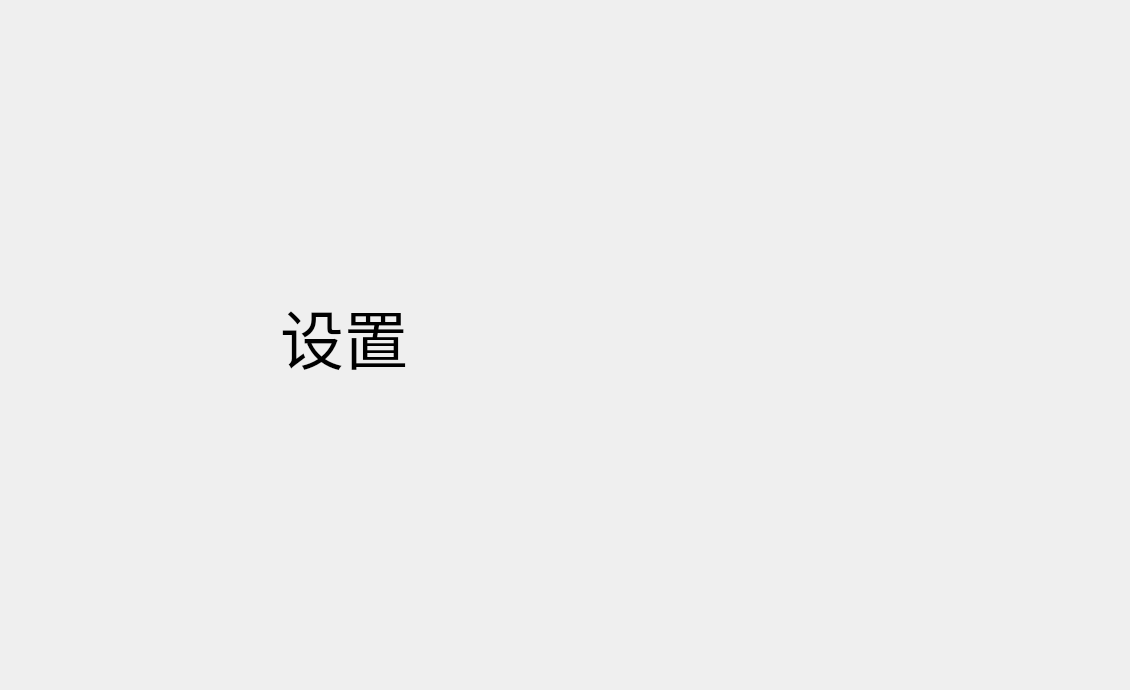
<?xml version="1.0" encoding="UTF-8"?>
<ui version="4.0">
 <class>SetUpClass</class>
 <widget class="QWidget" name="SetUpClass">
  <property name="geometry">
   <rect>
    <x>0</x>
    <y>0</y>
    <width>1130</width>
    <height>690</height>
   </rect>
  </property>
  <property name="windowTitle">
   <string>SetUp</string>
  </property>
  <widget class="QLabel" name="label">
   <property name="geometry">
    <rect>
     <x>280</x>
     <y>280</y>
     <width>431</width>
     <height>111</height>
    </rect>
   </property>
   <property name="font">
    <font>
     <family>Arial</family>
     <pointsize>48</pointsize>
    </font>
   </property>
   <property name="text">
    <string>设置</string>
   </property>
  </widget>
 </widget>
 <layoutdefault spacing="6" margin="11"/>
 <resources/>
 <connections/>
</ui>
